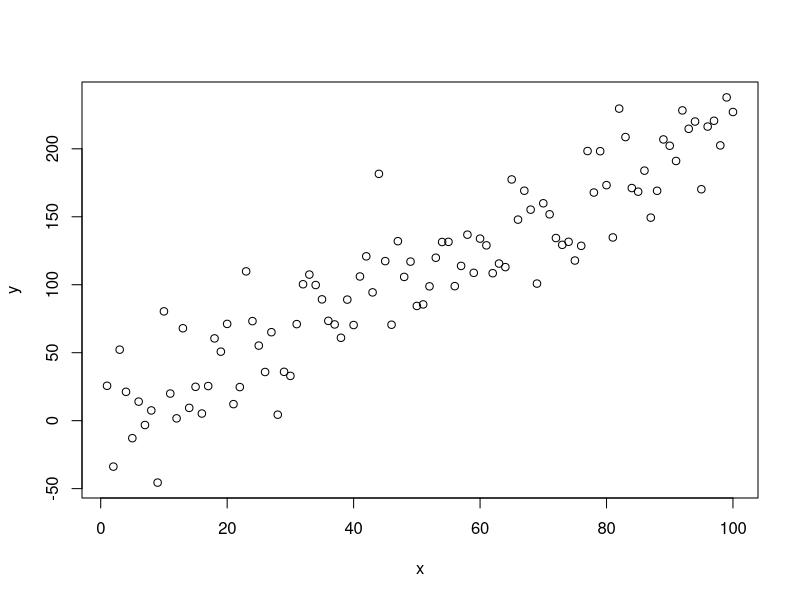
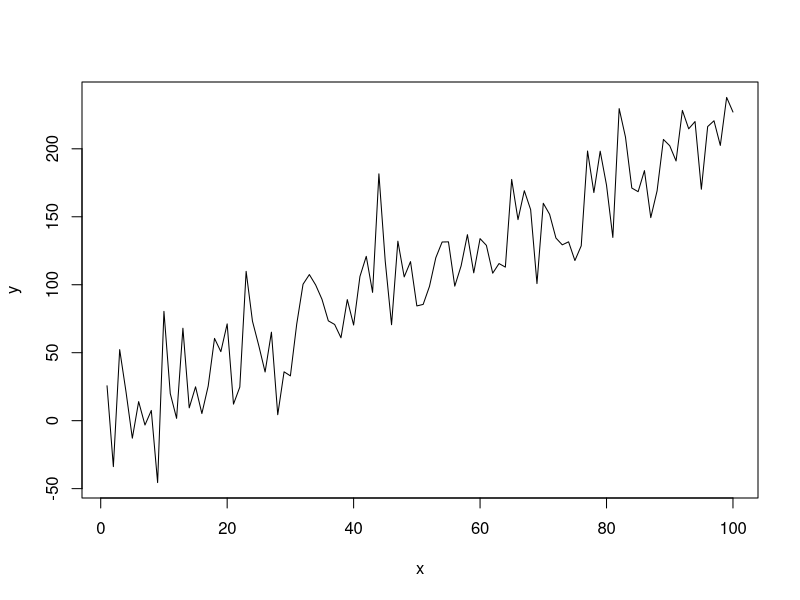
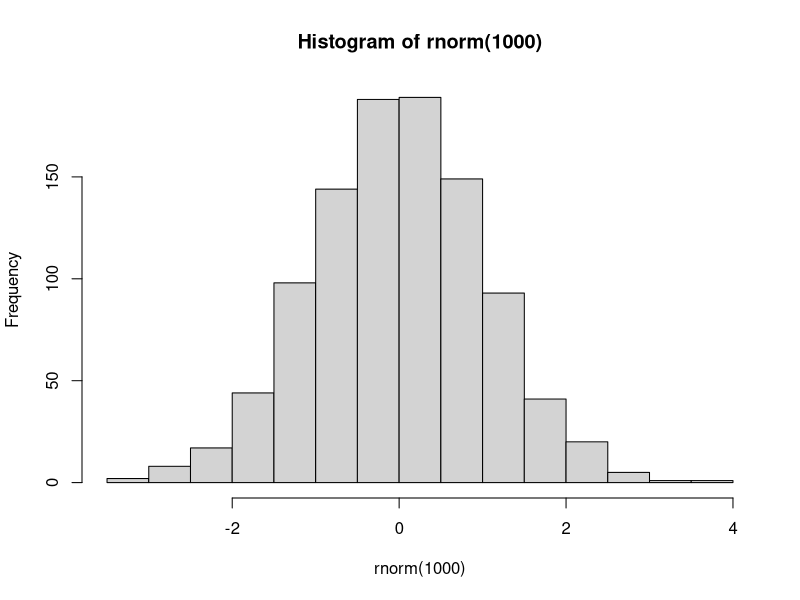
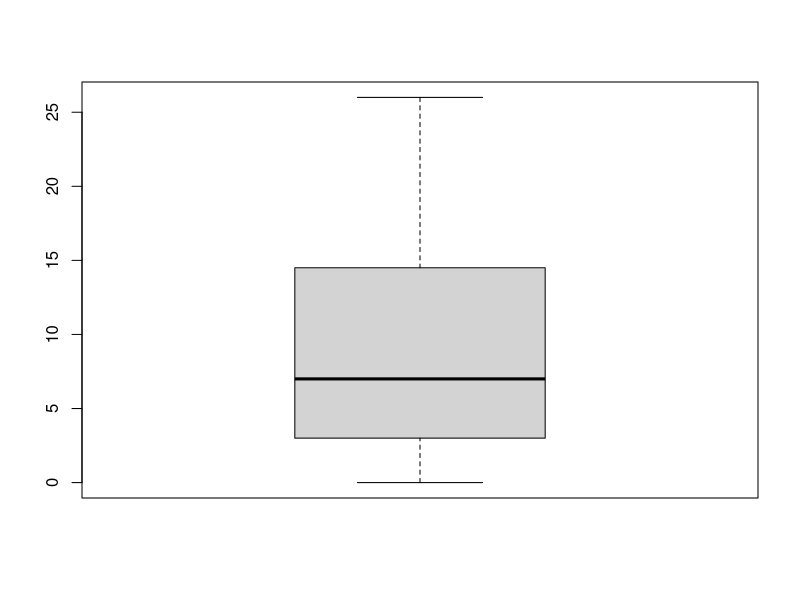
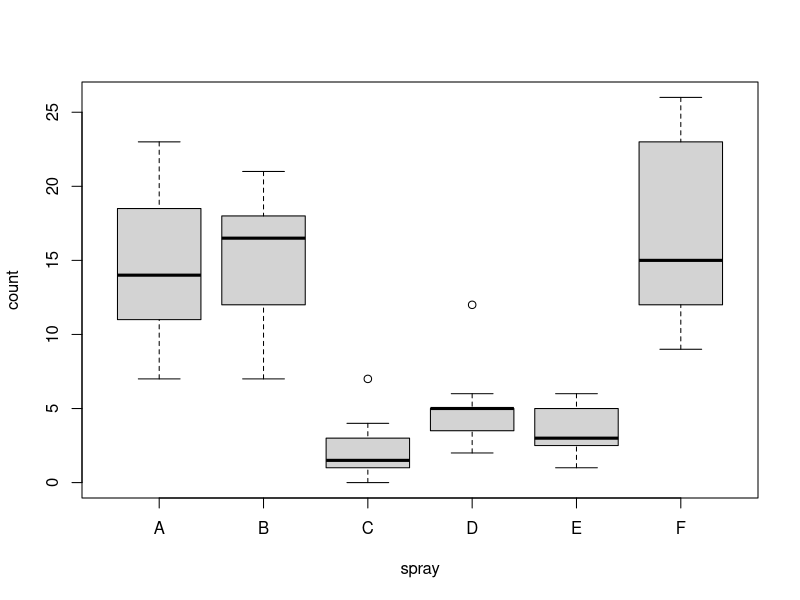
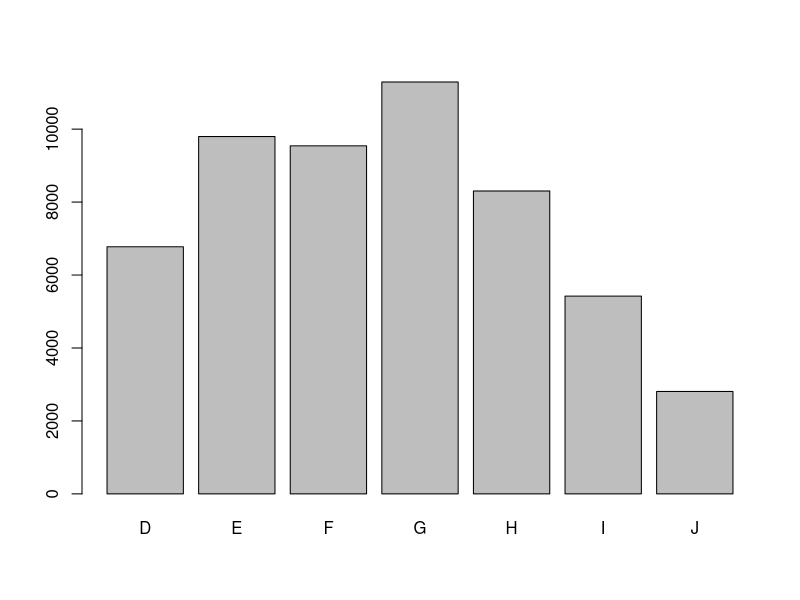
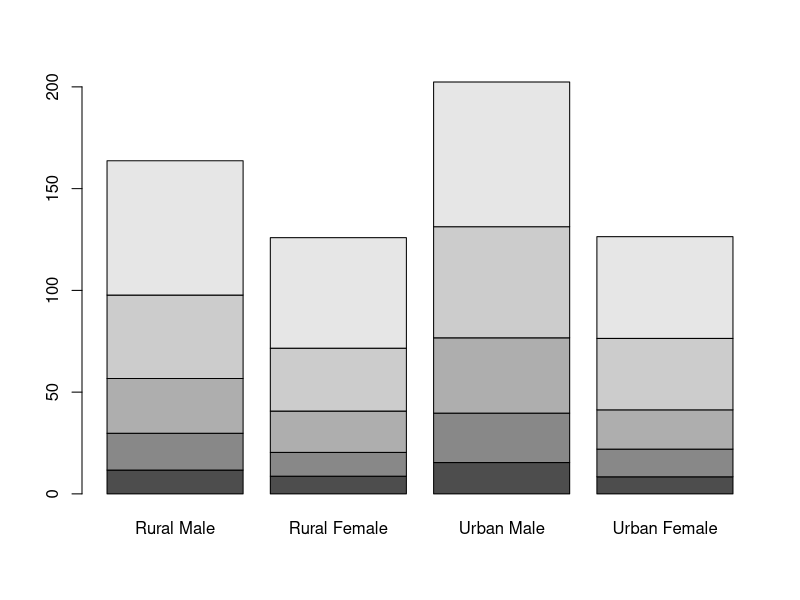

Write R code to recreate these figures, in order.
## ---- chunk 1
n <- 100
x <- 1:n
y <- 5 + 2 * x + rnorm(n, sd = 30)
plot(x, y)
## ---- chunk 2
plot(x, y, type = "l")
## ---- chunk 3
hist(rnorm(1000))
## ---- chunk 4
boxplot(InsectSprays$count, col = "lightgray")
## ---- chunk 5
boxplot(count ~ spray, data = InsectSprays, col = "lightgray")
## ---- chunk 6
data(diamonds, package = "ggplot2")
tabela <- table(diamonds$color)
tabela
barplot(tabela)
## ---- chunk 7
VADeaths
barplot(VADeaths) 
